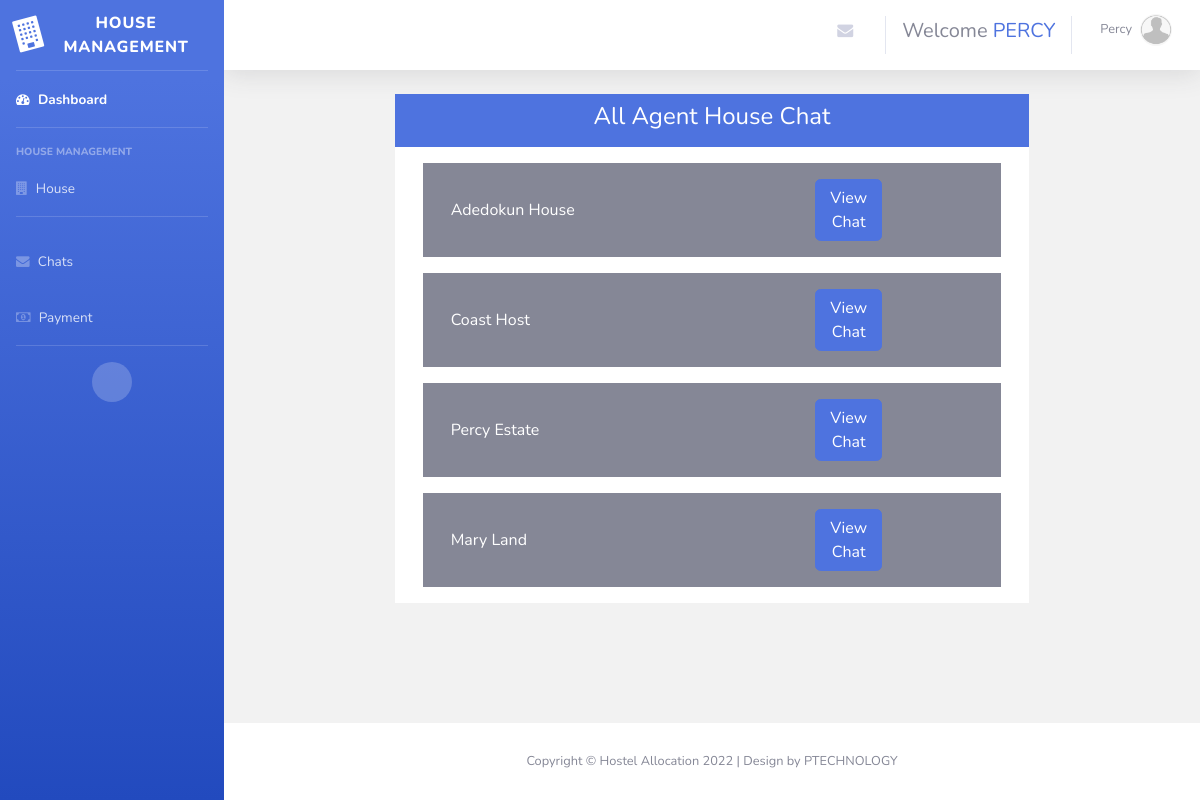
/all/chat/message/ (signed in), run on the app's committed database.
### account/models.py (models this page shows, shortened)
class User(AbstractUser):
	GENDER_CHOICES = [
		('M','Male'),
		('F','Female')
	]
	USER_CHOICES = [
		('A','Agent'),
		('T','Tenant')
	]
	name = models.CharField(max_length=255)
	gender = models.CharField(choices=GENDER_CHOICES,max_length=2)
	usertype = models.CharField(choices=USER_CHOICES,max_length=2)
	is_tenant= models.BooleanField(default=False)
	is_agent= models.BooleanField(default=False)
	phone_num = models.IntegerField(null=True)
	avatar= models.ImageField(upload_to='account/images/',default='../static/images/avatar.png')

### Agent/models.py (models this page shows, shortened)
class House(models.Model):
	name = models.CharField(max_length=255)
	house_type = models.ForeignKey(Type,on_delete=models.CASCADE)
	room = models.CharField(max_length=255)
	house_details = models.TextField(null=True)
	house_rent = models.IntegerField()
	houseimage= models.ManyToManyField('House_Image')
	user_message = models.ManyToManyField(Message, related_name='user_message',blank=True)
	agent = models.ForeignKey(User,on_delete=models.CASCADE)
	status = models.BooleanField(default=False)
	date_posted = models.DateTimeField(auto_now_add=True)
	def __str__(self):
		return '%s'%(self.name)

### Chat/views.py (the view)
# urls.py: url(r'^all/chat/message/$',views.allTenantChat,name="all_tenant_message"),
def allTenantChat(request):
	all_house=models.House.objects.filter(user_message__user=request.user)
	all_house_chat = models.House.objects.filter(name__in=[all_house for all_house in all_house ]).exclude(~Q(user_message__user=request.user))
	context={'all_house_chat':all_house_chat}
	return render(request,'Chat/all_message.html',context)

### Chat/templates/Chat/all_message.html
{% extends 'Dashboard/base.html' %}
{% load crispy_forms_tags %}
{% block content %}
<div class="row">
	<div class="col-md-2"></div>
	<div class="col-md-8">
		<div class="row bg-primary">
			{% if request.user.usertype == 'A' %}
				<h4 class="py-2 mr-auto ml-auto text-white">All Agent House Chat</h4>
			{% else %}
			{% if request.user.usertype == 'T' %}
				<h4 class="py-2 mr-auto ml-auto text-white">All Tenant House Chat</h4>
			{% endif %}
			{% endif %}
			<div class="col-md-12 bg-white ">
				{% for house in all_house_chat %}
				<div class="row p-3 bg-secondary m-3 text-white d-flex align-items-center">
					<div class="col-md-8">
						{{ house.name}}
					</div>
					<div class="col-md-2">
						{% if request.user.usertype == 'A' %}
							<a href="{% url 'Chat:agent_message' house.name %}" class="btn btn-primary">View Chat</a>
						{% else %}
							{% if request.user.usertype == 'T' %}
								<a href="{% url 'Chat:tenant_message' %}" class="btn btn-primary">View Chat</a>
							{% endif %}
						{% endif %}
					</div>
				</div>
				{% endfor%}
			</div>
		</div>
	</div>
	<div class="col-md-2"></div>
</div>
{% endblock content %}

### templates/Dashboard/includes/_topbar.html (shortened to what this page needs)
                <nav class="navbar navbar-expand navbar-light bg-white topbar mb-4 static-top shadow">
                    <ul class="navbar-nav ml-auto">
                        {% if request.user.usertype == 'A' %}
                        <li class="nav-item dropdown no-arrow mx-1">
                            <a class="nav-link dropdown-toggle" href="#" id="messagesDropdown" role="button"
                                data-toggle="dropdown" aria-haspopup="true" aria-expanded="false">
                                <i class="fa fa-envelope "></i>
                            </a>
                        </li>
                        {% endif %}
                        <li class="nav-item my-4 ">
                            <h5 class=" align-self-end">Welcome <span class="text-primary text-uppercase">{{user.username}}</span></h5>
                        </li>
                        <li class="nav-item dropdown no-arrow">
                            {% if user.is_authenticated %}
                            <a class="nav-link dropdown-toggle" href="#" id="userDropdown" role="button"
                                data-toggle="dropdown" aria-haspopup="true" aria-expanded="false">
                                <span class="mr-2 d-none d-lg-inline text-gray-600 small text-capitalize">{{user.username}}</span>
                                <img class="img-profile rounded-circle"
                                    src="{{user.avatar.url}}">
                            </a>
                            {% endif %}
                        </li>
                    </ul>
                </nav>

### data on the page
User: username "PERCY", username "Percy", avatar (placeholder picture)
House: name "Adedokun House"
House: name "Coast Host"
House: name "Percy Estate"
House: name "Mary Land"
